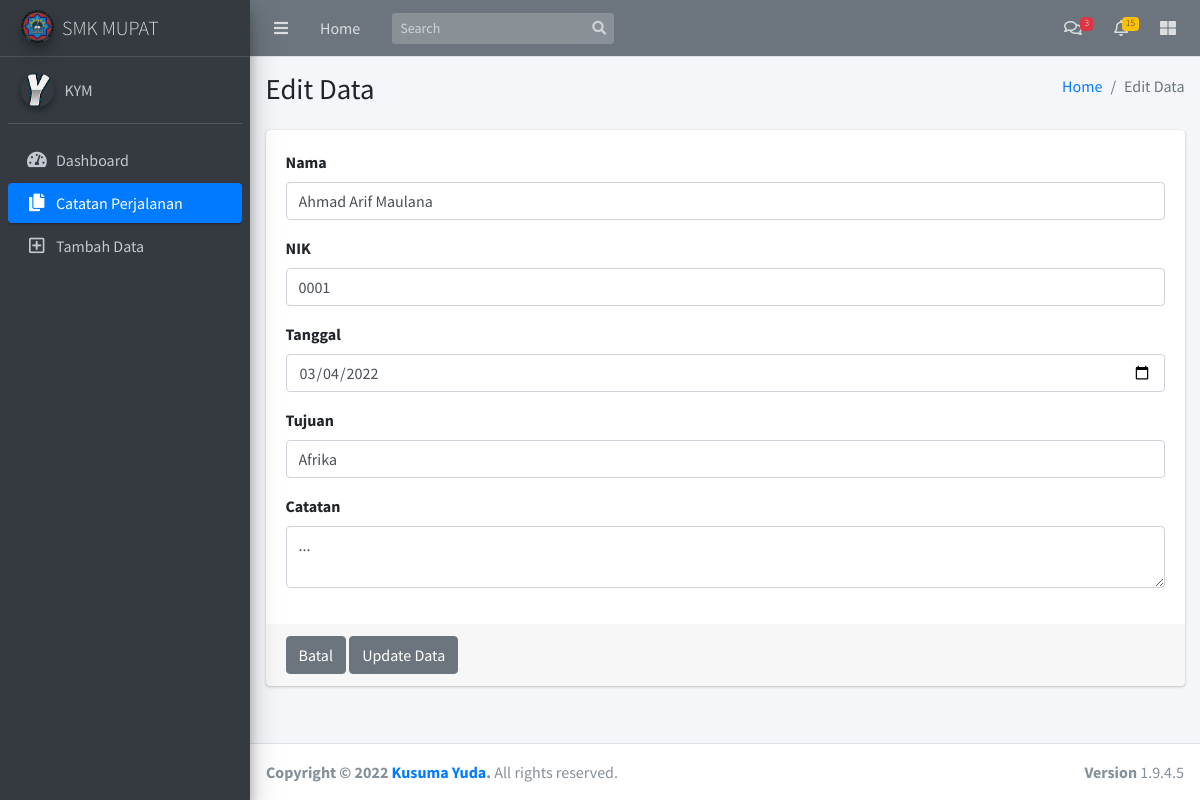
The page /i-form_edit.php?id=1 on the database its author committed.
### tables this page shows
CREATE TABLE `tb_perjalanan` (
  `id` int(12) NOT NULL,
  `nama` varchar(255) NOT NULL,
  `nik` varchar(255) NOT NULL,
  `tanggal` date NOT NULL,
  `tujuan` varchar(255) NOT NULL,
  `catatan` varchar(255) NOT NULL
);

### i-form_edit.php (the view, shortened to what this page needs)
<?php
$id = $_GET['id'];
include('i-koneksi.php');
$query = "SELECT * FROM tb_perjalanan WHERE id='$id'";
$result = mysqli_query($conn, $query);
?>
<!DOCTYPE html>
<html>
<head>
  <link rel="stylesheet" href="plugins/fontawesome-free/css/all.min.css">
  <link rel="stylesheet" href="https://code.ionicframework.com/ionicons/2.0.1/css/ionicons.min.css">
  <link rel="stylesheet" href="plugins/datatables-bs4/css/dataTables.bootstrap4.css">
  <link rel="stylesheet" href="dist/css/adminlte.min.css">
</head>
<body class="hold-transition sidebar-mini">
<div class="wrapper">
  <nav class="main-header navbar navbar-expand navbar-dark navbar-gray">
    <ul class="navbar-nav">
      <li class="nav-item">
        <a class="nav-link" data-widget="pushmenu" href="#"><i class="fas fa-bars"></i></a>
      </li>
      <li class="nav-item d-none d-sm-inline-block">
        <a href="index.php" class="nav-link">Home</a>
      </li>
    </ul>
    <form class="form-inline ml-3">
      <div class="input-group input-group-sm">
        <input class="form-control form-control-navbar" type="search" placeholder="Search" aria-label="Search">
        <div class="input-group-append">
          <button class="btn btn-navbar" type="submit">
            <i class="fas fa-search"></i>
          </button>
        </div>
      </div>
    </form>
    <ul class="navbar-nav ml-auto">
      <li class="nav-item dropdown">
        <a class="nav-link" data-toggle="dropdown" href="#">
          <i class="far fa-comments"></i>
          <span class="badge badge-danger navbar-badge">3</span>
        </a>
      </li>
      <li class="nav-item dropdown">
        <a class="nav-link" data-toggle="dropdown" href="#">
          <i class="far fa-bell"></i>
          <span class="badge badge-warning navbar-badge">15</span>
        </a>
      </li>
      <li class="nav-item">
        <a class="nav-link" data-widget="control-sidebar" data-slide="true" href="#">
          <i class="fas fa-th-large"></i>
        </a>
      </li>
    </ul>
  </nav>
  <aside class="main-sidebar sidebar-dark-primary elevation-4">
    <a href="index3.php" class="brand-link">
      <img src="dist/img/smkmupat.png"
           alt="AdminLTE Logo"
           class="brand-image img-circle elevation-3"
           style="opacity: .8">
      <span class="brand-text font-weight-light">SMK MUPAT</span>
    </a>
    <div class="sidebar">
      <div class="user-panel mt-3 pb-3 mb-3 d-flex">
        <div class="image">
            <img src="dist/img/yudaa.png" class="img-circle elevation-2" alt="User Image">
        </div>
        <div class="info">
          <a href="#">KYM</a>
        </div>
      </div>
      <nav class="mt-2">
        <ul class="nav nav-pills nav-sidebar flex-column" data-widget="treeview" role="menu" data-accordion="false">
          <li class="nav-item">
            <a href="index.php" class="nav-link">
                <i class="nav-icon fas fa-tachometer-alt"></i>
                <p>
                Dashboard
              </p>
            </a>
            <a href="i-catatan.php" class="nav-link active">
              <i class="nav-icon fas fa-copy"></i>
              <p>
                Catatan Perjalanan
              </p>
            </a>
            <a href="i-tambah.php" class="nav-link">
              <i class="nav-icon far fa-plus-square"></i>
              <p>
                Tambah Data
              </p>
            </a>
          </li>
        </ul>
      </nav>
    </div>
  </aside>
  <div class="content-wrapper">
    <section class="content-header">
      <div class="container-fluid">
        <div class="row mb-2">
          <div class="col-sm-6">
            <h1>Edit Data</h1>
          </div>
          <div class="col-sm-6">
            <ol class="breadcrumb float-sm-right">
              <li class="breadcrumb-item"><a href="index.php">Home</a></li>
              <li class="breadcrumb-item active">Edit Data</li>
            </ol>
          </div>
        </div>
      </div>
    </section>
    <section class="content">
      <div class="row">
        <div class="col-12">
          <section class="content">
      <div class="container-fluid">
        <div class="row">
          <div class="col-md-12">
            <div class="card card-primary">
              <form role="form" action="i-edit.php" method="post">
                <?php
                while ($row = mysqli_fetch_assoc($result)) {
                ?>
                <div class="card-body">
                  <div class="form-group">
                    <label>Nama</label>
                    <input type="text" name="nama" class="form-control"  value="<?php echo $row['nama']; ?>">
                  </div>
                  <div class="form-group">
                    <label>NIK</label>
                    <input type="text" name="nik" class="form-control"  value="<?php echo $row['nik']; ?>">
                  </div>
                  <div class="form-group">
                    <label>Tanggal</label>
                    <input type="date" name="tanggal" class="form-control"  value="<?php echo $row['tanggal']; ?>">
                  </div>
                  <div class="form-group">
                    <label>Tujuan</label>
                    <input type="text" name="tujuan" class="form-control" value="<?php echo $row['tujuan']; ?>">
                  </div>
                  <div class="form-group">
                    <label>Catatan</label>
                    <textarea required="" name="catatan" class="form-control"><?php echo $row['catatan']; ?></textarea>
                  </div>
                </div>
                <div class="card-footer">
                    <a href="i-catatan.php" class="btn btn-secondary">Batal</a>
                    <button type="submit" class="btn btn-secondary" onclick = "return confirm('Data akan segera di tambahkan');">Update Data</button>
                    <?php
                    }
                    ?>
                </div>
              </form>
            </div>
          </div>
        </div>
      </div>
    </section>
        </div>
      </div>
    </section>
  </div>
  <footer class="main-footer">
    <strong>Copyright &copy; 2022 <a href="http://adminlte.io">Kusuma Yuda</a>.</strong>
    All rights reserved.
    <div class="float-right d-none d-sm-inline-block">
      <b>Version</b> 1.9.4.5
    </div>
  </footer>
</div>
</body>
</html>

### rows shown on the page
tb_perjalanan: nama "Ahmad Arif Maulana", nik "0001", tanggal "03/04/2022", tujuan "Afrika", catatan "..."
